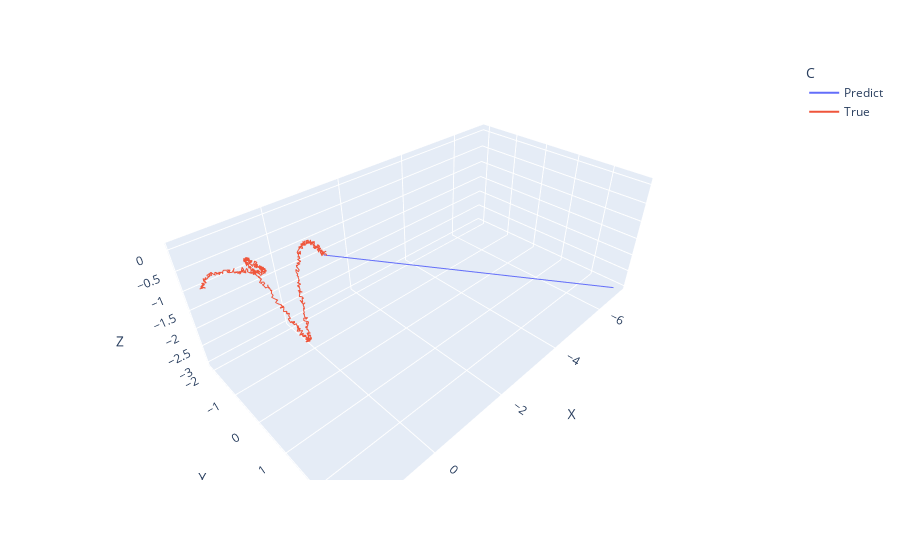

Notebook code cell kept with this figure:
### Code cell
fig = px.line_3d(d, x="X", y="Y", z="Z", color='C')
# fig = px.scatter_3d(data, x="X", y="Y", z="Z")
fig.show()

### Figure 1 — Plotly figure (JSON) as saved in the notebook; plotly's stock layout.template omitted (floating-point values rounded to 4 significant figures; data arrays with more than 128 entries replaced by an {"elided": "..."} marker saying what was removed)
{"data": [{"hovertemplate": "C=Predict<br>X=%{x}<br>Y=%{y}<br>Z=%{z}<extra></extra>", "legendgroup": "Predict", "line": {"color": "#636efa", "dash": "solid"}, "marker": {"symbol": "circle"}, "mode": "lines", "name": "Predict", "scene": "scene", "showlegend": true, "type": "scatter3d", "x": {"elided": "999 float values"}, "y": {"elided": "999 float values"}, "z": {"elided": "999 float values"}}, {"hovertemplate": "C=True<br>X=%{x}<br>Y=%{y}<br>Z=%{z}<extra></extra>", "legendgroup": "True", "line": {"color": "#EF553B", "dash": "solid"}, "marker": {"symbol": "circle"}, "mode": "lines", "name": "True", "scene": "scene", "showlegend": true, "type": "scatter3d", "x": {"elided": "500 float values"}, "y": {"elided": "500 float values"}, "z": {"elided": "500 float values"}}], "layout": {"legend": {"title": {"text": "C"}, "tracegroupgap": 0}, "margin": {"t": 60}, "scene": {"domain": {"x": [0, 1], "y": [0, 1]}, "xaxis": {"title": {"text": "X"}}, "yaxis": {"title": {"text": "Y"}}, "zaxis": {"title": {"text": "Z"}}}}}
